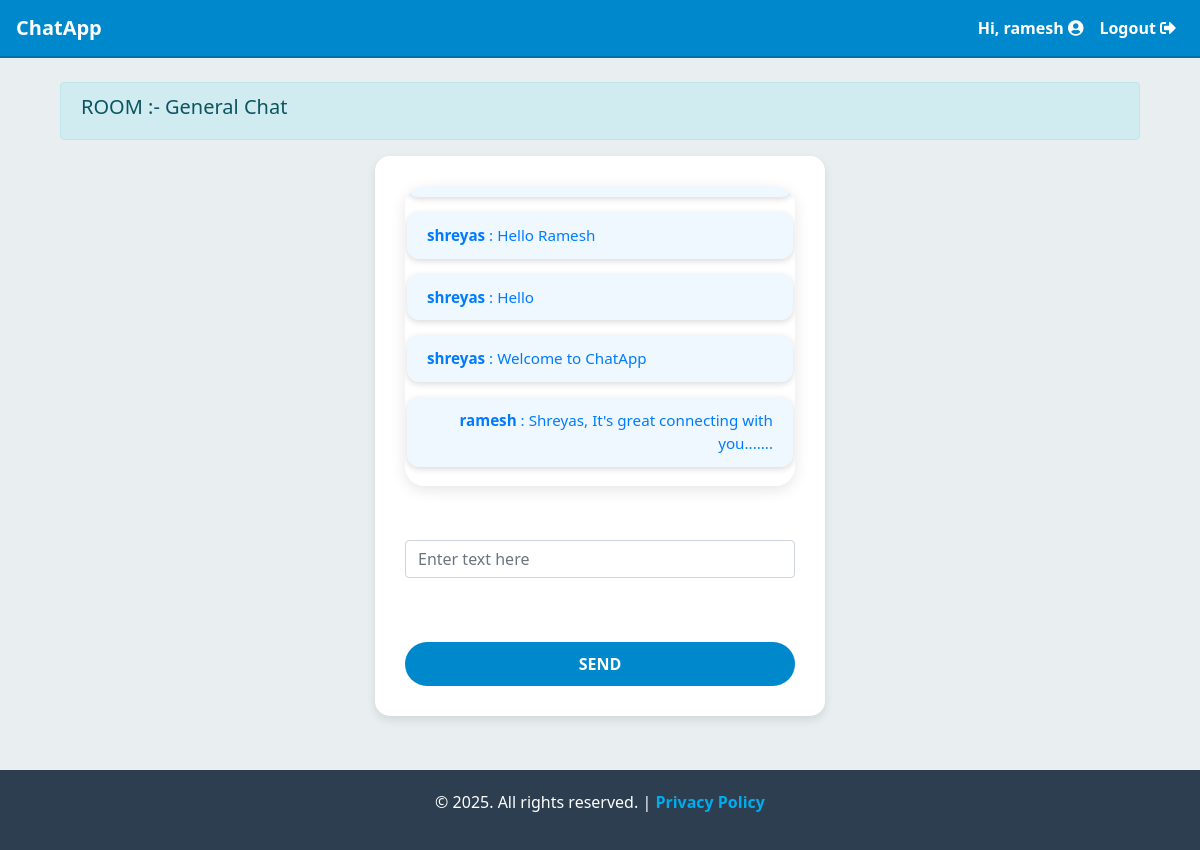
Before: /general (signed in) with the older database file.
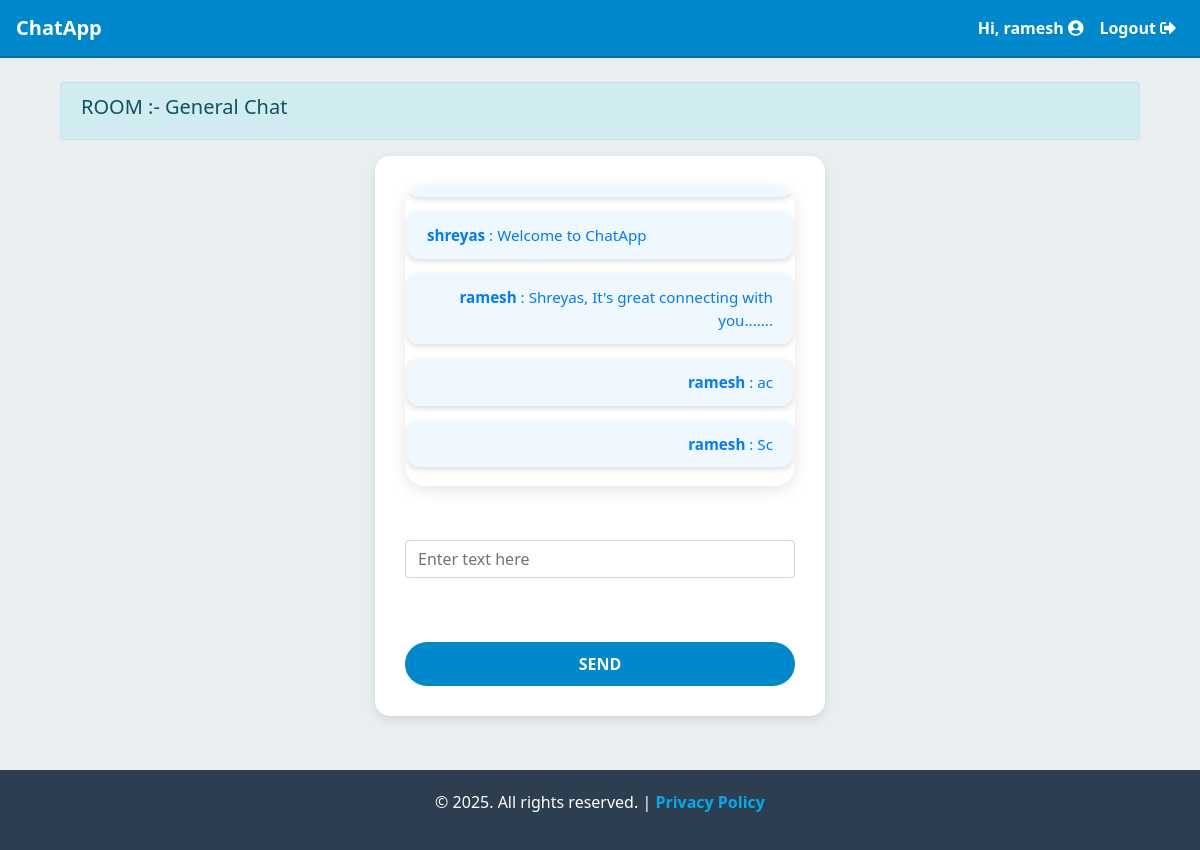
After: the same page with the newer database file.
### chatapp/models.py (models this page shows, shortened)
class Message(models.Model):
    user = models.ForeignKey(User, on_delete=models.CASCADE)
    content = models.TextField()
    room = models.ForeignKey(Room, on_delete=models.CASCADE)
    created_on = models.DateTimeField(auto_now_add=True)

### chatapp/views.py (the view)
# urls.py: path("<str:slug>", views.room, name="room"),
def room(request,slug):
    room_name=Room.objects.get(slug=slug).name
    messages=Message.objects.filter(room=Room.objects.get(slug=slug))
    return render(request, "room.html",{"room_name":room_name,"slug":slug,'messages':messages})

### templates/room.html (shortened to what this page needs)
{% extends 'base.html' %}
{% block content %}
{% if user.is_authenticated %}
  <div class="container">
    <div class="row d-flex justify-content-center">
        <div class="col-12">
            <div class="alert alert-info d-flex justify-content-between" role="alert">
              <h5>ROOM :- {{room_name}}</h5>
            </div>
            <form>
                <div class="form-group">
                  {% if messages %}
                  <div class="jumbotron" id="chatbox" style="padding: 4px 2px;max-height: 300px;  /* Adjust the max-height as needed */
                  overflow-y: scroll;
                "">
                      {% for message in messages %}
                        <div class="chat-message {% if message.user == request.user %}text-right{% else %}text-left{% endif %}">
                          <b>{{ message.user.username }}</b> : {{ message.content }}<br>
                        </div>
                        {% endfor %}
                  </div>
                  {% else %}
                  <div class="jumbotron" id="chatbox" style="padding: 4px 2px;"></div>
                  <b>No Messages in this Room.</b>
                    {% endif %}
                </div>
                <br/>
                <div class="form-group" style="width: 100%;">
                    <input class="form-control" placeholder="Enter text here" id="my_input" type="text" required></br>
                </div>
                <br/>
                <input class="btn btn-primary btn-lg btn-block" id="submit_button" type="button" value="Send">
            </form>
        </div>
    </div>
</div>
{% endif %}
<br/>
{% endblock %}

Changed rows visible on the page:
no longer on this page (row unchanged): Message: user.username "shreyas", content "Hello Ramesh"
no longer on this page (row unchanged): Message: user.username "shreyas", content "Hello"
added Message: user.username "ramesh", content "ac"
added Message: user.username "ramesh", content "Sc"
